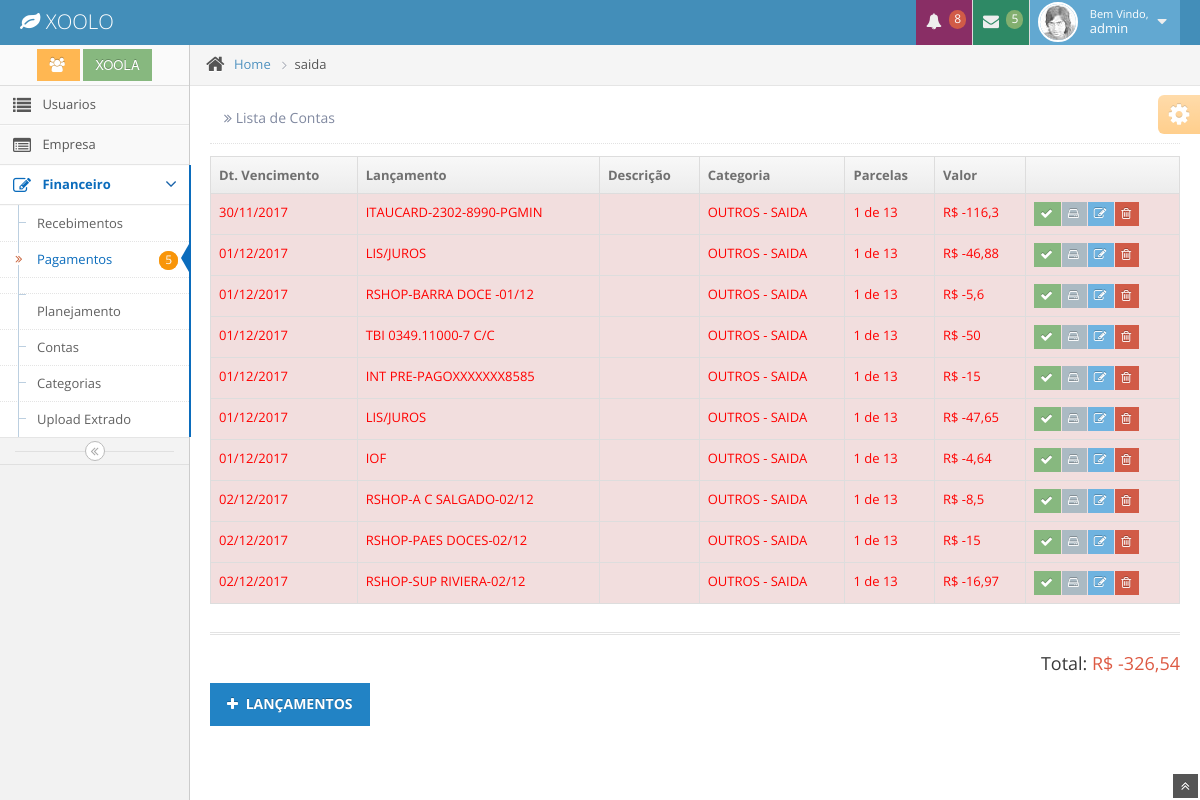
The app's page /movimentacao/1 (signed in) with its own data.
### app/model/__init__.py (models this page shows, shortened)
class Usuario(db.Model,UserMixin):
      id            = db.Column(db.Integer, primary_key=True)
      nome          = db.Column(db.String(100), index=True)
      sobrenome     = db.Column(db.String(255), index=True)
      email         = db.Column(db.String(100), unique=True, index=True)
      password      = db.Column(db.String(100), index=True)
      login         = db.Column(db.String(100))
      empresa_id    = db.Column(db.Integer, db.ForeignKey('empresa.id'))
      date_created  = db.Column(db.DateTime)
      date_modified = db.Column(db.DateTime)

class Empresa(db.Model):
      id            = db.Column(db.Integer, primary_key=True)
      nome          = db.Column(db.String(100), index=True)
      nome_resp     = db.Column(db.String(100), index=True)
      email         = db.Column(db.String(100), index=True)
      telegram      = db.Column(db.String(100), index=True)
      Usuario       = db.relationship('Usuario', backref='empresa', lazy='dynamic')
      Movimentacao  = db.relationship('Movimentacao', backref='empresa', lazy='dynamic')
      Categoria     = db.relationship('Categoria', backref='empresa', lazy='dynamic')
      Conta         = db.relationship('Conta', backref='empresa', lazy='dynamic')
      date_created  = db.Column(db.DateTime)
      date_modified = db.Column(db.DateTime)

class Movimentacao(db.Model):
      id                = db.Column(db.Integer, primary_key=True)
      titulo            = db.Column(db.String(100), index=True)
      descricao         = db.Column(db.String(255), index=True)
      valor             = db.Column(db.Float)
      juros             = db.Column(db.Float,default=0)
      multa             = db.Column(db.Float,default=0)
      desconto          = db.Column(db.Float,default=0)
      data_v            = db.Column(db.Date)
      data_pagamento    = db.Column(db.Date)
      parcelas          = db.Column(db.Integer)
      parcelas_id       = db.Column(db.Integer)
      efetuado          = db.Column(db.Boolean)
      finalizada        = db.Column(db.Boolean, default=False)
      categoria_id      = db.Column(db.Integer, db.ForeignKey('categoria.id'))
      formapagamento_id = db.Column(db.Integer, db.ForeignKey('formapagamento.id'))
      empresa_id        = db.Column(db.Integer, db.ForeignKey('empresa.id'))
      conta_id          = db.Column(db.Integer, db.ForeignKey('conta.id'))
      docs              = db.relationship('Docs', secondary=Mov_Docs,  backref=db.backref('movimentacao',lazy='dynamic'))
      date_created      = db.Column(db.DateTime)
      date_modified     = db.Column(db.DateTime)

class Categoria(db.Model):
      id            = db.Column(db.Integer, primary_key=True)
      titulo        = db.Column(db.String(100), index=True)
      descricao     = db.Column(db.String(255), index=True)
      status        = db.Column(db.Integer)
      empresa_id    = db.Column(db.Integer, db.ForeignKey('empresa.id'))
      Movimentacao  = db.relationship('Movimentacao', backref='categoria', lazy='dynamic')
      Planejamento  = db.relationship('Planejamento', backref='categoria', lazy='dynamic')
      date_created  = db.Column(db.DateTime)
      date_modified = db.Column(db.DateTime)

### app/controllers/movimentacao/controllers.py (the view)
@movimentacao.route("/index/<int:mov_id>")
@movimentacao.route('/<int:mov_id>')
@login_required
def index(mov_id):
    if mov_id == 0:
       session['tela'] = "entrada"
    elif mov_id == 1:
       session['tela'] = "saida"
    todos = Movimentacao.query.join(Categoria, Movimentacao.categoria_id == Categoria.id).filter(Categoria.status == mov_id,Movimentacao.efetuado == None, Movimentacao.empresa_id == session['empresa'] ).order_by('data_v').all()
    soma  = sum([item.valor  for item in todos])
    return render_template('movimentacao/index.html',title='Lista de Contas',todos=todos, sum=soma)

### app/__init__.py (called while the page is built)
@app.context_processor
def utility_processor():
    def formatar_dinheiro(value):
        if type(value) == str:
           value = int(value)
        valor = format_decimal(value, format='#.##,##;(#)')
        return "R$ {}".format(valor)
    return dict(formatar_dinheiro=formatar_dinheiro)

### app/controllers/auth/controllers.py (called while the page is built)
@login_manager.user_loader
def user_loader(user_id):
    return Usuario.query.get(user_id)

### app/controllers/movimentacao/controllers.py (called while the page is built)
@movimentacao.context_processor
def dados():
    empresa = Empresa.query.get(session['empresa'])
    usuario = Usuario.query.get(current_user.id)
    hoje    = datetime.date.today()
    return dict(empresa=empresa.nome, usuario = usuario.nome, hoje=hoje)

### app/templates/movimentacao/index.html (shortened to what this page needs)
{% extends "layout/base.html" %}
{% block content %}
					<div class="row-fluid">
						<div class="span12">
							<div class="row-fluid">
								<div class="span12">
									<table id="sample-table-1" class="table table-striped table-bordered table-hover">
										<thead>
											<tr>
												<th class="hidden-480"> Dt. Vencimento</th>
												<th>Lançamento </th>
												<th>Descrição</th>
												<th>Categoria</th>
												<th>Parcelas</th>
												<th>Valor</th>
												<th></th>
											</tr>
										</thead>
										<tbody>
                                   {% for conta in todos %}
                                            {% if hoje >  conta.data_v %}
                                                <tr class="danger">
                                            {% elif hoje == conta.data_v %}
                                                <tr class="warning">
                                            {% else %}
                                                  <tr>
                                            {% endif %}
                                      <td >{{ conta.data_v.strftime('%d/%m/%Y') }}</td>
                                    <td class="hidden-480">{{ conta.titulo }}</td>
												<td>{{ conta.descricao[:30] }}</td>
												<td>{{ conta.categoria.titulo }}</td>
  				  					            <td>{{ parcelas(conta.parcelas,conta.parcelas_id)}}</td>
												<td>{{ formatar_dinheiro(conta.valor)}}</td>
												<td>
													<div class="hidden-phone visible-desktop btn-group">
														<a class="btn btn-mini btn-success" href="{{url_for('movimentacao.realizado', mov_id=conta.id)}}">
                                                         <i class="icon-ok bigger-120">   </i>
                                                     </a>
                                                     <a class="btn btn-mini btn-action" href="{{url_for('movimentacao.docs', mov_id=conta.id)}}">
                                                         <i class="icon-hdd  bigger-120">   </i>
                                                     </a>
                                                       <a class="btn btn-mini btn-info" href="{{url_for('movimentacao.edit', mov_id=conta.id)}}">
															<i class="icon-edit bigger-120">   </i>
														</a>
														<a class="btn btn-mini btn-danger" href="{{url_for('movimentacao.delete', mov_id=conta.id)}}">
															<i class="icon-trash bigger-120"></i>
														</a>
													</div>
												</td>
											</tr>
										{% endfor %}
										</tbody>
									</table>
								</div>
							</div>
    <div class="hr hr8 hr-double hr-dotted"></div>
         <div class="row-fluid">
            <div class="span5 pull-right">
                <h4 class="pull-right">
                    Total:
                    <span class="red">{{ formatar_dinheiro(sum)   }} </span>
                </h4>
            </div>
        </div>
  </div>
                           <div class="left">
											<a href="{{url_for('movimentacao.new')}}" class="btn btn-primary">
												<i class="icon-plus"></i>
												<strong>LANÇAMENTOS</strong>
											</a>
										</div>
						</div>
					</div>
				</div>
				<div class="ace-settings-container" id="ace-settings-container">
					<div class="btn btn-app btn-mini btn-warning ace-settings-btn" id="ace-settings-btn">
						<i class="icon-cog bigger-150"></i>
					</div>
				</div>
			</div>
		<a href="#" id="btn-scroll-up" class="btn-scroll-up btn btn-small btn-inverse">
			<i class="icon-double-angle-up icon-only bigger-110"></i>
		</a>
{% endblock %}

### app/templates/layout/base.html (shortened to what this page needs)
<!DOCTYPE html>
<html lang="en">
   <head>
        <link rel="stylesheet" media="screen" href="{{ url_for('static', filename='css/bootstrap.min.css') }}">
        <link rel="stylesheet" media="screen" href="{{ url_for('static', filename='css/bootstrap-responsive.min.css') }}">
        <link rel="stylesheet" media="screen" href="{{ url_for('static', filename='css/xoola.css') }}">
        <link rel="stylesheet" media="screen" href="{{ url_for('static', filename='css/font-awesome.min.css') }}">
        <link rel="stylesheet" media="screen" href="{{ url_for('static', filename='css/pagina.css') }}">
        <link rel="stylesheet"                href="{{ url_for('static', filename='css/daterangepicker.css' )}}" />
		<link rel="stylesheet" href="../static/css/jquery-ui-1.10.3.custom.min.css" />
		<link rel="stylesheet" href="../static/css/chosen.css" />
		<link rel="stylesheet" href="../static/css/datepicker.css" />
		<link rel="stylesheet" href="../static/css/bootstrap-timepicker.css" />
		<link rel="stylesheet" href="../static/css/daterangepicker.css" />
		<link rel="stylesheet" href="../static/css/colorpicker.css" />
		<link rel="stylesheet" href="../static/css/ace.min.css" />
		<link rel="stylesheet" href="../static/css/ace-responsive.min.css" />
		<link rel="stylesheet" href="../static/css/ace-skins.min.css" />
        <link rel="stylesheet" media="screen" href="{{ url_for('static', filename='css/ace.min.css') }}">
        <link rel="stylesheet" media="screen" href="{{ url_for('static', filename='css/ace-responsive.min.css') }}">
        <link rel="stylesheet" media="screen" href="{{ url_for('static', filename='css/ace-skins.min.css') }}">
  </head>
  <body>
		<div class="navbar">
			<div class="navbar-inner">
				<div class="container-fluid">
					<a href="#" class="brand">
						<small>
							<i class="icon-leaf"></i>
							XOOLO
						</small>
					</a>
					<ul class="nav ace-nav pull-right">
						<li class="purple">
							<a data-toggle="dropdown" class="dropdown-toggle" href="#">
								<i class="icon-bell-alt icon-animated-bell"></i>
								<span class="badge badge-important">8</span>
							</a>
						</li>
						<li class="green">
							<a data-toggle="dropdown" class="dropdown-toggle" href="#">
								<i class="icon-envelope icon-animated-vertical"></i>
								<span class="badge badge-success">5</span>
							</a>
						</li>
						<li class="light-blue">
							<a data-toggle="dropdown" href="#" class="dropdown-toggle">
								<img class="nav-user-photo" src="{{url_for('static', filename='avatars/user.jpg')}}" alt="Jason's Photo" />
								<span class="user-info">
									<small>Bem Vindo,</small>
									{{usuario}}
								</span>
								<i class="icon-caret-down"></i>
							</a>
						</li>
					</ul>
				</div>
			</div>
		</div>
		<div class="main-container container-fluid">
			<div class="sidebar" id="sidebar">
				<div class="sidebar-shortcuts" id="sidebar-shortcuts">
					<div class="sidebar-shortcuts-large" id="sidebar-shortcuts-large">
						<button class="btn btn-small btn-warning">
							<i class="icon-group"></i>
						</button>
						<button class="btn btn-small btn-success ">
							{{empresa }}
						</button>
					</div>
				</div>
				<ul class="nav nav-list">
		      {% if current_user.id == 1 %}
					{% if session['tela'] == "usuario" %}
					<li class='active'>
               {% else %}
               <li>
               {% endif %}
						<a href="{{url_for('usuario.index')}}">
							<i class="icon-list"></i>
							<span class="menu-text"> Usuarios </span>
						</a>
					</li>
              {% if session['tela'] == "empresa" %}
					<li class='active'>
               {% else %}
               <li>
               {% endif %}
						<a href="{{url_for('empresa.index')}}">
							<i class="icon-list-alt"></i>
							<span class="menu-text"> Empresa </span>
						</a>
					</li>
             {% endif %}
                    {% if   session['tela'] == 'conta'         or
                            session['tela'] == 'entrada'       or
                            session['tela'] == 'saida'         or
                            session['tela'] == 'relatorio'     or
                            session['tela'] == 'categoria'     or
                            session['tela'] == 'pesquisa'
                    %}
					<li class="active open">
					{% else %}
					<li>
					{% endif %}
						<a href="#" class="dropdown-toggle">
							<i class="icon-edit"></i>
							<span class="menu-text"> Financeiro </span>
							<b class="arrow icon-angle-down"></b>
						</a>
                        <ul class="submenu">
						{% if session['tela'] == 'entrada' %}
						<li class='active'>
						{% else %}
						<li>
						{% endif %}
							<a href="{{url_for('movimentacao.index', mov_id=0)}}">
								Recebimentos
							</a>
						</li>
						{% if session['tela'] == 'saida' %}
						<li class='active'>
						{% else %}
						<li>
						{% endif %}
							<a href="{{url_for('movimentacao.index',mov_id=1)}}">
								<i class="icon-double-angle-right"></i>
 									<span class="menu-text">
								Pagamentos
								      <span class="badge badge-warning">4</span>
								      <span class="badge badge-warning">5</span>
							</span>
						</li>
						{% if session['tela'] == 'planejamento' %}
						<li class='active'>
						{% else %}
						<li>
						{% endif %}
								<a href="{{url_for('planejamento.index')}}">
									Planejamento
								</a>
							</li>
						{% if session['tela'] == 'conta' %}
						<li class='active'>
						{% else %}
						<li>
						{% endif %}
						<a href="{{url_for('conta.index')}}">
							Contas
						</a>
						</li>
						{% if session['tela'] == 'categoria' %}
						<li class='active'>
						{% else %}
						<li>
						{% endif %}
						<a href="{{url_for('categoria.index')}}">
							Categorias
						</a>
						</li>
						{% if session['tela'] == 'upload' %}
						<li class='active'>
						{% else %}
						<li>
						{% endif %}
						<a href="{{url_for('upload.index')}}">
									Upload Extrado
								</a>
							</li>
						</ul>
					</li>
				</ul>
				<div class="sidebar-collapse" id="sidebar-collapse">
					<i class="icon-double-angle-left"></i>
				</div>
			</div>
			<div class="main-content">
				<div class="breadcrumbs" id="breadcrumbs">
					<ul class="breadcrumb">
						<li>
							<i class="icon-home home-icon"></i>
							<a href="#">Home</a>
							<span class="divider">
								<i class="icon-angle-right arrow-icon"></i>
							</span>
						</li>
						<li class="active">{{session['tela']}}</li>
					</ul>
				</div>
				<div class="page-content">
					<div class="page-header position-relative">
						<h1>
							<small>
								<i class="icon-double-angle-right"></i>
								{{ title }}
							</small>
						</h1>
					</div>
    {% block content %}
    {% endblock %}
	</body>
</html>

### app/static/css/xoola.css (style rules this page uses)
.table > tbody > tr > .danger, .table > tbody > .danger > td, .table > tbody > .danger > th { background-color: #f2dede !important; color: red; }

### records on screen
Usuario: nome "admin"
Empresa: nome "XOOLA"
Movimentacao: data_v "30/11/2017", titulo "ITAUCARD-2302-8990-PGMIN", categoria.titulo "OUTROS - SAIDA", parcelas "1 de 13", valor "R$ -116,3"
Movimentacao: data_v "01/12/2017", titulo "LIS/JUROS", categoria.titulo "OUTROS - SAIDA", parcelas "1 de 13", valor "R$ -46,88"
Movimentacao: data_v "01/12/2017", titulo "RSHOP-BARRA DOCE -01/12", categoria.titulo "OUTROS - SAIDA", parcelas "1 de 13", valor "R$ -5,6"
Movimentacao: data_v "01/12/2017", titulo "TBI 0349.11000-7 C/C", categoria.titulo "OUTROS - SAIDA", parcelas "1 de 13", valor "R$ -50"
Movimentacao: data_v "01/12/2017", titulo "INT PRE-PAGOXXXXXXX8585", categoria.titulo "OUTROS - SAIDA", parcelas "1 de 13", valor "R$ -15"
Movimentacao: data_v "01/12/2017", titulo "LIS/JUROS", categoria.titulo "OUTROS - SAIDA", parcelas "1 de 13", valor "R$ -47,65"
Movimentacao: data_v "01/12/2017", titulo "IOF", categoria.titulo "OUTROS - SAIDA", parcelas "1 de 13", valor "R$ -4,64"
Movimentacao: data_v "02/12/2017", titulo "RSHOP-A C SALGADO-02/12", categoria.titulo "OUTROS - SAIDA", parcelas "1 de 13", valor "R$ -8,5"
Movimentacao: data_v "02/12/2017", titulo "RSHOP-PAES DOCES-02/12", categoria.titulo "OUTROS - SAIDA", parcelas "1 de 13", valor "R$ -15"
Movimentacao: data_v "02/12/2017", titulo "RSHOP-SUP RIVIERA-02/12", categoria.titulo "OUTROS - SAIDA", parcelas "1 de 13", valor "R$ -16,97"

### other values on screen
{{ session['tela'] }} "saida"
{{ title }} "Lista de Contas"
